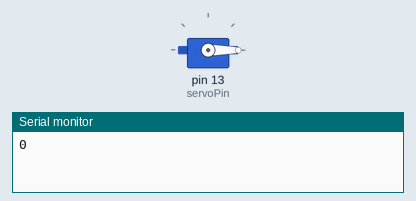
The sketch below on a simulated Arduino Uno, built with avr-gcc and run on an emulated ATmega328P. On the bench: servo, the last lines printed to the serial monitor.

Above: at 0.05 s.
At 1.5 s:
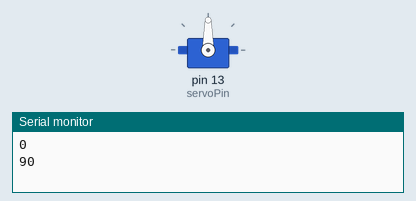
At 3.0 s:
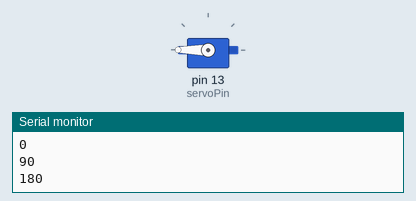
Timing chart, 0 to 6.9 s (numbered marks = the images above):
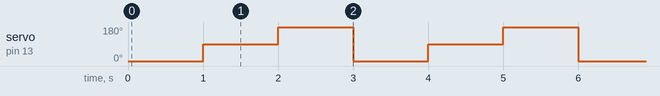

The sketch:

lock_project.ino
```cpp
//notice: if lock is locked by hand or by key, the servo should be acknowledged
#include <Servo.h>

int lock; // 1 = lock; -1 = unlock
int blue_LED = 2;
int white_LED = 3;
int pin_switch = 13;

// Declare the Servo pin
int servoPin = 13;
// Create a servo object
Servo servo;
void setup() {
   // We need to attach the servo to the used pin number
   servo.attach(servoPin);
   Serial.begin(9600);
}
void loop(){
   // Make servo go to 0 degrees
   servo.write(0);
   Serial.println("0");
   delay(1000);
   // Make servo go to 90 degrees
   servo.write(90);
   Serial.println("90");
   delay(1000);
   // Make servo go to 180 degrees
   servo.write(180);
   Serial.println("180");
   delay(1000);
}
/*
void setup() {

//servo.attach(13);
lock = -1; //unlock
pinMode(blue_LED, OUTPUT);
digitalWrite(blue_LED, LOW);

pinMode(pin_switch, INPUT);

}

void loop() {
  /*
if(digitalRead(pin_switch) == HIGH){
  digitalWrite(blue_LED, LOW);
  digitalWrite(white_LED, HIGH);
  delay(2000);
  if(digitalRead(pin_switch) == HIGH){
    digitalWrite(blue_LED, HIGH);//unlock
    digitalWrite(white_LED, LOW);
    delay(2000);
  }
  */
//lock *= -1;
//delay(2000);
```

Measured:
- by itself, servo on pin 13 (servoPin): repeats every 3.0 s: 180° 1.0 s, 0° 1.0 s, 90° 1.0 s
